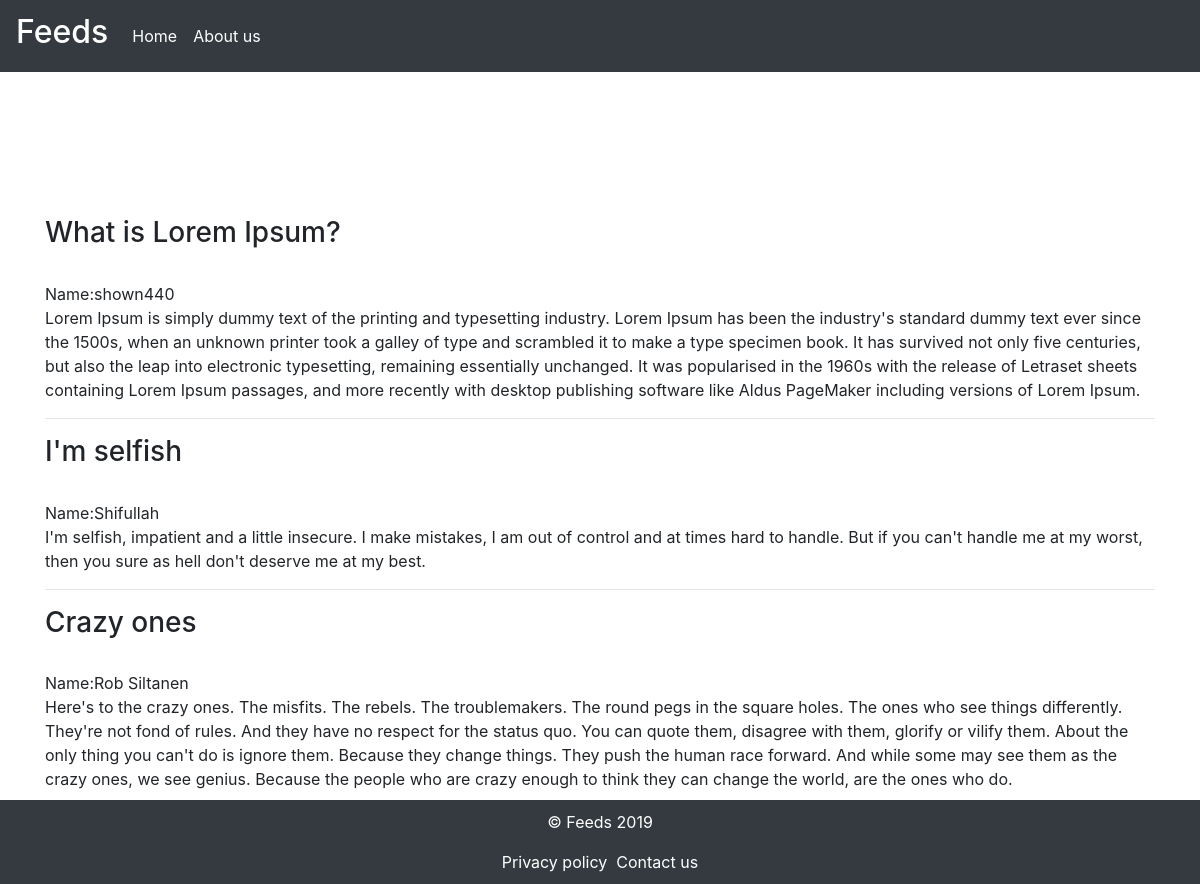
The page / on the database its author committed.
### posts/models.py (models this page shows)
class feed(models.Model):
	id=models.IntegerField(primary_key=True)
	author=models.CharField(max_length=50)
	title=models.CharField(max_length=100)
	body=models.TextField()

### posts/views.py (the view)
# urls.py: path(r'', views.index,name='index'),
def index(request):
	template='posts/index.html'
	results=feed.objects.all()
	context={
		'results':results,
	}
	return render(request,template,context)

### posts/templates/posts/index.html
{% extends 'posts/base.html' %}
{% block content %}
{% load static %}
<br><br><br>
<div class="feeds">
	{% for result in results %}
		<h3>{{result.title}}</h3>
		<br>
		Name:{{result.author}}
		<br>
		<p id="{{result.id}}">
			{{result.body}}
		</p>
		<hr>
	{% endfor %}
</div>
{% endblock %}

### posts/templates/posts/base.html (shortened to what this page needs)
<!DOCTYPE html>
<html lang="en" dir="ltr">
{% load pwa %}
{% load static %}
<head>
	<link rel="stylesheet" href="https://maxcdn.bootstrapcdn.com/bootstrap/4.0.0-beta.3/css/bootstrap.min.css">
</head>
<body>
	<div class="wrapper">
		<nav class="navbar navbar-expand-lg navbar-dark bg-dark">
			<a class="navbar-brand" href="#"><h2>Feeds</h2></a>
		  	<div class="collapse navbar-collapse" id="navbarSupportedContent">
		  		<ul class="navbar-nav mr-auto">
		  			<li class="nav-item active">
			        		<a class="nav-link" href="#">Home <span class="sr-only">(current)</span></a>
			      		</li>
			      		<li class="nav-item active">
			        		<a class="nav-link" href="#">About us</a>
			      		</li>
		  		</ul>
		  	</div>
		</nav>
		<div id="content" class="container">
			<br><br><br>
			{% block content %}
			{% endblock %}
		</div>
		<div class="footer bg-dark">
			<p>&copy Feeds 2019</p>
			<a class="alink" href="#">Privacy policy</a>&nbsp
			<a class="alink" href="#">Contact us</a>
		</div>
	</div>
</body>
</html>

### posts/templates/posts/base.html (style rules this page uses)
.footer { text-align: center; position: absolute; padding:10px; color: white; width: 100%; bottom:0; }
.alink { text-decoration: none; color: white; }
#content { padding-bottom: 5%; }
html,body { margin: 0; padding: 0; height: 100%; }
.wrapper { position: relative; min-height: 100%; }

### rows shown on the page
feed: title "What is Lorem Ipsum?", author "shown440", body "Lorem Ipsum is simply dummy text of the printing and typesetting industry. Lorem Ipsum has been the industry's standard dummy text ever since the 1500s, when an unknown printer took a galley of type and scrambled it to make a type specimen book. It has survived not only five centuries, but also the leap into electronic typesetting, remaining essentially unchanged. It was popularised in the 1960s with the release of Letraset sheets containing Lorem Ipsum passages, and more recently with desktop publishing software like Aldus PageMaker including versions of Lorem Ipsum."
feed: title "I'm selfish", author "Shifullah", body "I'm selfish, impatient and a little insecure. I make mistakes, I am out of control and at times hard to handle. But if you can't handle me at my worst, then you sure as hell don't deserve me at my best."
feed: title "Crazy ones", author "Rob Siltanen", body "Here's to the crazy ones. The misfits. The rebels. The troublemakers. The round pegs in the square holes. The ones who see things differently. They're not fond of rules. And they have no respect for the status quo. You can quote them, disagree with them, glorify or vilify them. About the only thing you can't do is ignore them. Because they change things. They push the human race forward. And while some may see them as the crazy ones, we see genius. Because the people who are crazy enough to think they can change the world, are the ones who do."
